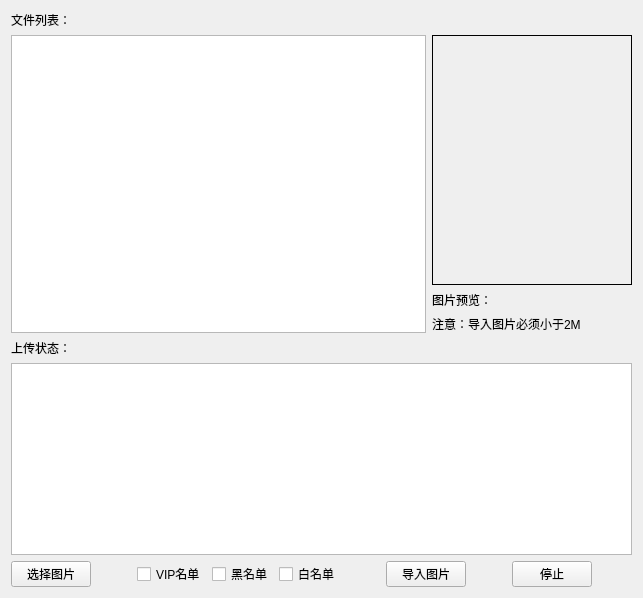
     <widget class="QWidget" name="tab_3">
      <attribute name="title">
       <string>导入图片</string>
      </attribute>
      <layout class="QGridLayout" name="gridLayout_4">
       <item row="0" column="0">
        <widget class="QLabel" name="label_12">
         <property name="text">
          <string>文件列表：</string>
         </property>
        </widget>
       </item>
       <item row="1" column="0" rowspan="3">
        <widget class="QTableWidget" name="tableWidget_InPort"/>
       </item>
       <item row="1" column="1">
        <widget class="QLabel" name="dilplay_Import">
         <property name="minimumSize">
          <size>
           <width>200</width>
           <height>250</height>
          </size>
         </property>
         <property name="maximumSize">
          <size>
           <width>200</width>
           <height>250</height>
          </size>
         </property>
         <property name="styleSheet">
          <string notr="true"/>
         </property>
         <property name="frameShape">
          <enum>QFrame::Panel</enum>
         </property>
         <property name="text">
          <string/>
         </property>
         <property name="scaledContents">
          <bool>true</bool>
         </property>
        </widget>
       </item>
       <item row="4" column="0">
        <widget class="QLabel" name="label_16">
         <property name="maximumSize">
          <size>
           <width>16777215</width>
           <height>30</height>
          </size>
         </property>
         <property name="text">
          <string>上传状态：</string>
         </property>
        </widget>
       </item>
       <item row="2" column="1">
        <widget class="QLabel" name="label_14">
         <property name="maximumSize">
          <size>
           <width>16777215</width>
           <height>20</height>
          </size>
         </property>
         <property name="text">
          <string>图片预览：</string>
         </property>
        </widget>
       </item>
       <item row="3" column="1">
        <widget class="QLabel" name="label_15">
         <property name="maximumSize">
          <size>
           <width>16777215</width>
           <height>20</height>
          </size>
         </property>
         <property name="text">
          <string>注意：导入图片必须小于2M </string>
         </property>
        </widget>
       </item>
       <item row="5" column="0" colspan="2">
        <widget class="QTableWidget" name="tableWidget_InPortview"/>
       </item>
       <item row="6" column="0" colspan="2">
        <layout class="QHBoxLayout" name="horizontalLayout_3">
         <item>
          <widget class="QPushButton" name="btnAdd_Import">
           <property name="text">
            <string>选择图片</string>
           </property>
           <property name="icon">
            <iconset>
             <normaloff>:/res/SoftIcon/Open.png</normaloff>:/res/SoftIcon/Open.png</iconset>
           </property>
          </widget>
         </item>
         <item>
          <spacer name="horizontalSpacer">
           <property name="orientation">
            <enum>Qt::Horizontal</enum>
           </property>
           <property name="sizeHint" stdset="0">
            <size>
             <width>40</width>
             <height>20</height>
            </size>
           </property>
          </spacer>
         </item>
         <item>
          <widget class="QCheckBox" name="checkBox_VIP_Import">
           <property name="text">
            <string>VIP名单</string>
           </property>
          </widget>
         </item>
         <item>
          <widget class="QCheckBox" name="checkBox_Black_Import">
           <property name="text">
            <string>黑名单</string>
           </property>
          </widget>
         </item>
         <item>
          <widget class="QCheckBox" name="checkBox_Whilte_Import">
           <property name="text">
            <string>白名单</string>
           </property>
          </widget>
         </item>
         <item>
          <spacer name="horizontalSpacer_2">
           <property name="orientation">
            <enum>Qt::Horizontal</enum>
           </property>
           <property name="sizeHint" stdset="0">
            <size>
             <width>40</width>
             <height>20</height>
            </size>
           </property>
          </spacer>
         </item>
         <item>
          <widget class="QPushButton" name="btnImport">
           <property name="text">
            <string>导入图片</string>
           </property>
           <property name="icon">
            <iconset resource="res.qrc">
             <normaloff>:/res/SoftIcon/Export.png</normaloff>:/res/SoftIcon/Export.png</iconset>
           </property>
          </widget>
         </item>
         <item>
          <spacer name="horizontalSpacer_3">
           <property name="orientation">
            <enum>Qt::Horizontal</enum>
           </property>
           <property name="sizeHint" stdset="0">
            <size>
             <width>40</width>
             <height>20</height>
            </size>
           </property>
          </spacer>
         </item>
         <item>
          <widget class="QPushButton" name="btnStop_Import">
           <property name="text">
            <string>停止</string>
           </property>
           <property name="icon">
            <iconset resource="res.qrc">
             <normaloff>:/res/SoftIcon/Cancel.png</normaloff>:/res/SoftIcon/Cancel.png</iconset>
           </property>
          </widget>
         </item>
         <item>
          <spacer name="horizontalSpacer_14">
           <property name="orientation">
            <enum>Qt::Horizontal</enum>
           </property>
           <property name="sizeHint" stdset="0">
            <size>
             <width>40</width>
             <height>20</height>
            </size>
           </property>
          </spacer>
         </item>
        </layout>
       </item>
      </layout>
     </widget>
